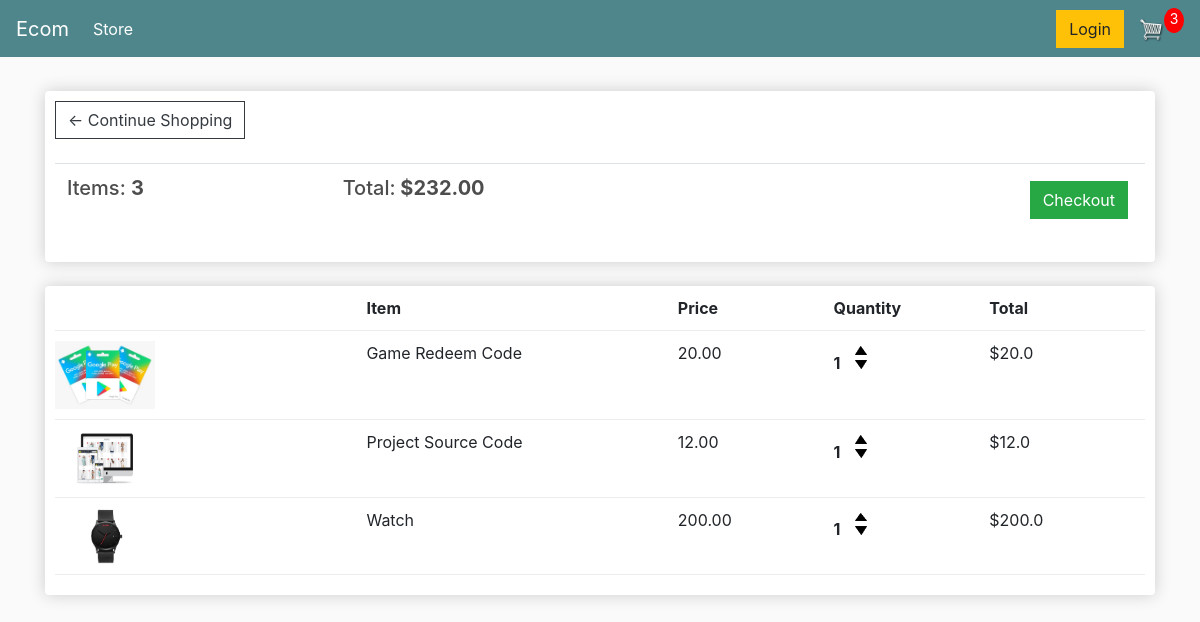
The app's page /cart/ (signed in) with its own data.
### store/models.py (models this page shows, shortened)
class Order(models.Model):
    customer = models.ForeignKey(Customer,on_delete=models.SET_NULL,blank=True,null=True)
    date_ordered = models.DateTimeField(auto_now_add=True)
    complete = models.BooleanField(default=False,null=True,blank=True)
    transaction_id = models.CharField(max_length=200,null=True)
    @property
    def get_cart_total(self):
        items = self.orderitem_set.all()
        total = sum([ item.get_total for item in items])
        return total
    def get_cart_items(self):
        items = self.orderitem_set.all()
        total = sum([ item.quantity for item in items])
        return total

class OrderItem(models.Model):
    product = models.ForeignKey(Product,on_delete=models.SET_NULL,blank=True,null=True)
    order = models.ForeignKey(Order,on_delete=models.SET_NULL,blank=True,null=True)
    quantity = models.IntegerField(default=0,blank=True,null=True)
    date_added = models.DateTimeField(auto_now_add=True)
    @property
    def get_total(self):
        total = self.product.price*self.quantity
        return total

class Product(models.Model):
    name = models.CharField(max_length=200,null=True)
    price = models.FloatField()
    digital = models.BooleanField(default=False,null=True,blank=True)
    image = models.ImageField(null=True,blank=True)
    @property
    def imageURL(self):
        try:
            url = self.image.url
        except:
            url = ""
        return url

### store/views.py (the view)
# urls.py: path('cart/',views.cart,name='cart'),
def cart(request):
    if request.user.is_authenticated:
        customer = request.user.customer
        order,created = Order.objects.get_or_create(customer=customer,complete=False)
        items = order.orderitem_set.all()
        cartItems = order.get_cart_items
    else:
        items = []
        order = {'get_cart_total': 0 , 'get_cart_items': 0,'shipping':False}
        cartItems = order['get_cart_items']
    context = {"items":items,"order":order,'cartItems':cartItems}
    return render(request, 'store/cart.html',context)

### store/templates/store/cart.html
{% extends 'store/main.html' %}
{% load static %}
{% block content %}
     <div class="row">
          <div class="col-lg-12">
               <div class="box-element">
                    <a  class="btn btn-outline-dark" href="{% url 'store' %}">&#x2190; Continue Shopping</a>
                    <br>
                    <br>
                    <table class="table">
                         <tr>
                              <th><h5>Items: <strong>{{ order.get_cart_items }}</strong></h5></th>
                              <th><h5>Total:<strong> ${{ order.get_cart_total|floatformat:2 }}</strong></h5></th>
                              <th>
                                   <a  style="float:right; margin:5px;" class="btn btn-success" href="{% url 'checkout' %}">Checkout</a>
                              </th>
                         </tr>
                    </table>
               </div>
               <br>
               <div class="box-element">
                    <div class="cart-row">
                         <div style="flex:2"></div>
                         <div style="flex:2"><strong>Item</strong></div>
                         <div style="flex:1"><strong>Price</strong></div>
                         <div style="flex:1"><strong>Quantity</strong></div>
                         <div style="flex:1"><strong>Total</strong></div>
                    </div>
                    {% for item in items %}
                    <div class="cart-row">
                         <div style="flex:2"><img class="row-image" src="{{ item.product.imageURL }}"></div>
                         <div style="flex:2"><p>{{ item.product.name }}</p></div>
                         <div style="flex:1"><p>{{ item.product.price|floatformat:2 }}</p></div>
                         <div style="flex:1">
                              <p class="quantity">{{ item.quantity }}</p>
                              <div class="quantity">
                                   <img data-product="{{ item.product.id }}" data-action='add' class="chg-quantity update-cart" src="{% static  'images/arrow-up.png' %}">
                                   <img data-product="{{ item.product.id }}" data-action='remove' class="chg-quantity update-cart" src="{% static  'images/arrow-down.png' %}">
                              </div>
                         </div>
                         <div style="flex:1"><p>${{ item.get_total }}</p></div>
                    </div>
                    {% endfor %}
               </div>
          </div>
     </div>
{% endblock content %}

### store/templates/store/main.html (shortened to what this page needs)
<!DOCTYPE html>
{% load static %}
<html>
<head>
    <link rel="stylesheet" href="https://stackpath.bootstrapcdn.com/bootstrap/4.4.1/css/bootstrap.min.css">
    <link rel="stylesheet" type="text/css" href="{% static 'css/main.css' %}">
</head>
<body>
    <nav class="navbar navbar-expand-lg navbar-dark bg-dark">
      <a class="navbar-brand" href="{% url 'store' %}">Ecom</a>
      <div class="collapse navbar-collapse" id="navbarSupportedContent">
        <ul class="navbar-nav mr-auto">
          <li class="nav-item active">
            <a class="nav-link" href="{% url 'store' %}">Store <span class="sr-only">(current)</span></a>
          </li>
        </ul>
        <div class="form-inline my-2 my-lg-0">
            <a href="#"class="btn btn-warning">Login</a>
            <a href="{% url 'cart' %}">
                <img  id="cart-icon" src="{% static 'images/cart.png' %}">
            </a>
            <p id="cart-total">{{ cartItems }}</p>
        </div>
      </div>
    </nav>
     <div class="container">
            <br>
            {% block content %}
             {% endblock content %}
     </div>
</body>
</html>

### static/css/main.css (style rules this page uses)
body { background-color: hsl(0, 0%, 98%); }
h1,h2,h3,h4,h5,h6 { color:hsl(0, 0%, 30%); }
.box-element { box-shadow:hsl(0, 0%, 80%) 0 0 16px; background-color: #fff; border-radius: 4px; padding: 10px; }
.bg-dark { background-color: #4f868c!important; }
#cart-icon { width:25px; display: inline-block; margin-left: 15px; }
#cart-total { display: block; text-align: center; color:#fff; background-color: red; width: 20px; height: 25px; border-radius: 50%; font-size: 14px; }
.col-lg-4, .col-lg-6, .col-lg-8, .col-lg-12 { margin-top: 10px; }
.btn { border-radius: 0; }
.row-image { width: 100px; }
.cart-row { display: flex; align-items: flex-stretch; padding-bottom: 10px; margin-bottom: 10px; border-bottom: 1px solid #ececec; }
.quantity { display: inline-block; font-weight: 700; padding-right:10px; }
.chg-quantity { width: 12px; cursor: pointer; display: block; margin-top: 5px; transition:.1s; }

### records on screen
Order: id.quantity "3", get_cart_items "3", get_cart_total "232.00"
OrderItem: product.imageURL (picture), product.name "Game Redeem Code", product.price "20.00", quantity "1", get_total "20.0"
OrderItem: product.imageURL (picture), product.name "Project Source Code", product.price "12.00", quantity "1", get_total "12.0"
OrderItem: product.imageURL (picture), product.name "Watch", product.price "200.00", quantity "1", get_total "200.0"
